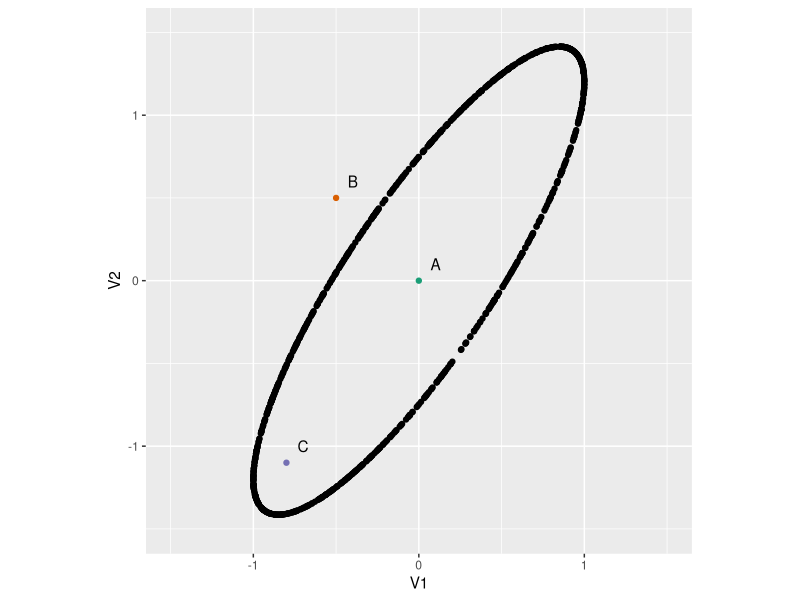
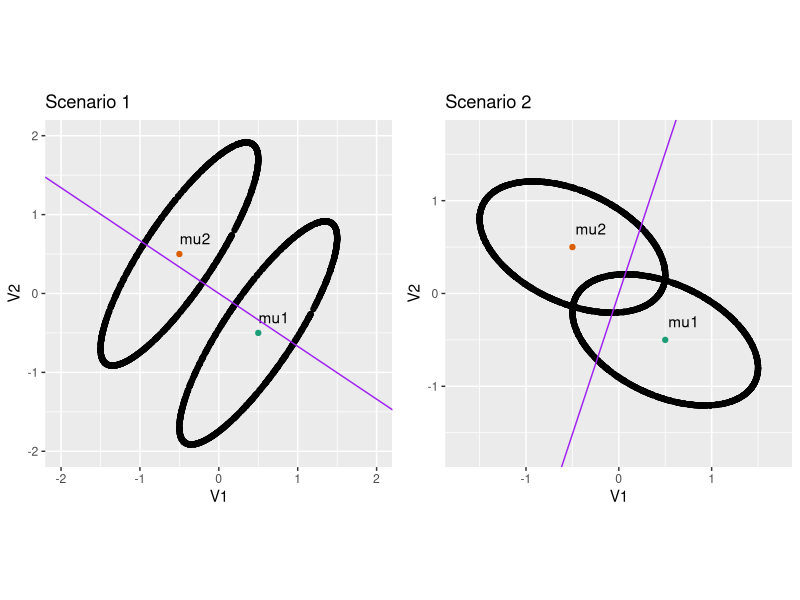

Recreate these plots in R, in order.
## ---- chunk 1
library(knitr)
knitr::opts_chunk$set(tidy = FALSE, 
                      message = FALSE,
                      warning = FALSE,
                      echo = FALSE, 
                      fig.width=8,
                      fig.height=6,
                      fig.align = "center",
                      fig.retina = 2)
options(htmltools.dir.version = FALSE)
library(magick)
## ---- chunk 2
# Utility functions
library(tidyverse)
f.norm.vec<-function(x) {
  x<-x/f.norm(x)
  x
}
f.norm<-function(x) { sqrt(sum(x^2)) }
f.gen.sphere<-function(n=100,p=5) {
  x<-matrix(rnorm(n*p),ncol=p)
  xnew<-t(apply(x,1,f.norm.vec))
  xnew
}
f.vc.ellipse <- function(vc, xm, n=500) {
  p<-ncol(vc)
  x<-f.gen.sphere(n,p)

  evc<-eigen(vc)
  vc2<-(evc$vectors)%*%diag(sqrt(evc$values))%*%t(evc$vectors)
  x<-x%*%vc2

  x + matrix(rep(xm, each=n),ncol=p)
}
df <- f.vc.ellipse(vc=matrix(c(1,1.2,1.2,2), ncol=2), xm=c(0,0), n=1000)
df <- as_tibble(df)
## ---- chunk 3
pts <- tibble(V1=c(0, -0.5, -0.8), V2=c(0, 0.5, -1.1), label=c("A", "B", "C"))
ggplot(df, aes(x=V1, y=V2)) + geom_point() + 
  geom_point(data=pts, aes(x=V1, y=V2, colour=label)) +
  geom_text(data=pts, aes(x=V1, y=V2, label=label), nudge_x = 0.1, nudge_y = 0.1) +
  scale_colour_brewer("", palette="Dark2") +
  xlim(c(-1.5, 1.5)) + ylim(c(-1.5, 1.5)) +
  theme(legend.position = "none", aspect.ratio=1)
## ---- chunk 4
library(gridExtra)
df1 <- f.vc.ellipse(vc=matrix(c(1,1.2,1.2,2), ncol=2), xm=c(0,0), n=1000)
df1 <- as_tibble(df1)
df2 <- f.vc.ellipse(vc=matrix(c(1,-0.3,-0.3,0.5), ncol=2), xm=c(0,0), n=1000)
df2 <- as_tibble(df2)
means <- tibble(V1=c(0.5, -0.5), V2=c(-0.5, 0.5), label=c("mu1", "mu2"))

df3 <- df1 %>% mutate(V1=V1+means$V1[1], 
                      V2=V2+means$V2[1])
df4 <- df1 %>% mutate(V1=V1+means$V1[2], 
                      V2=V2+means$V2[2])
df <- bind_rows(df3, df4)
p1 <- ggplot(df, aes(x=V1, y=V2)) + geom_point() + 
  geom_point(data=means, aes(x=V1, y=V2, colour=label)) +
  geom_text(data=means, aes(x=V1, y=V2, label=label), nudge_x = 0.2, nudge_y = 0.2) +
  geom_abline(intercept=0, slope=-0.67, colour="purple") +
  scale_colour_brewer("", palette="Dark2") +
  xlim(c(-2, 2)) + ylim(c(-2, 2)) +
  theme(legend.position = "none", aspect.ratio=1) +
  ggtitle("Scenario 1")
df3 <- df2 %>% mutate(V1=V1+means$V1[1], 
                      V2=V2+means$V2[1])
df4 <- df2 %>% mutate(V1=V1+means$V1[2], 
                      V2=V2+means$V2[2])
df <- bind_rows(df3, df4)
p2 <- ggplot(df, aes(x=V1, y=V2)) + geom_point() + 
  geom_point(data=means, aes(x=V1, y=V2, colour=label)) +
  geom_text(data=means, aes(x=V1, y=V2, label=label), nudge_x = 0.2, nudge_y = 0.2) +
  geom_abline(intercept=0, slope=3.03, colour="purple") +
  scale_colour_brewer("", palette="Dark2") +
  xlim(c(-1.7, 1.7)) + ylim(c(-1.7, 1.7)) +
  theme(legend.position = "none", aspect.ratio=1) +
  ggtitle("Scenario 2")
grid.arrange(p1, p2, ncol=2)
